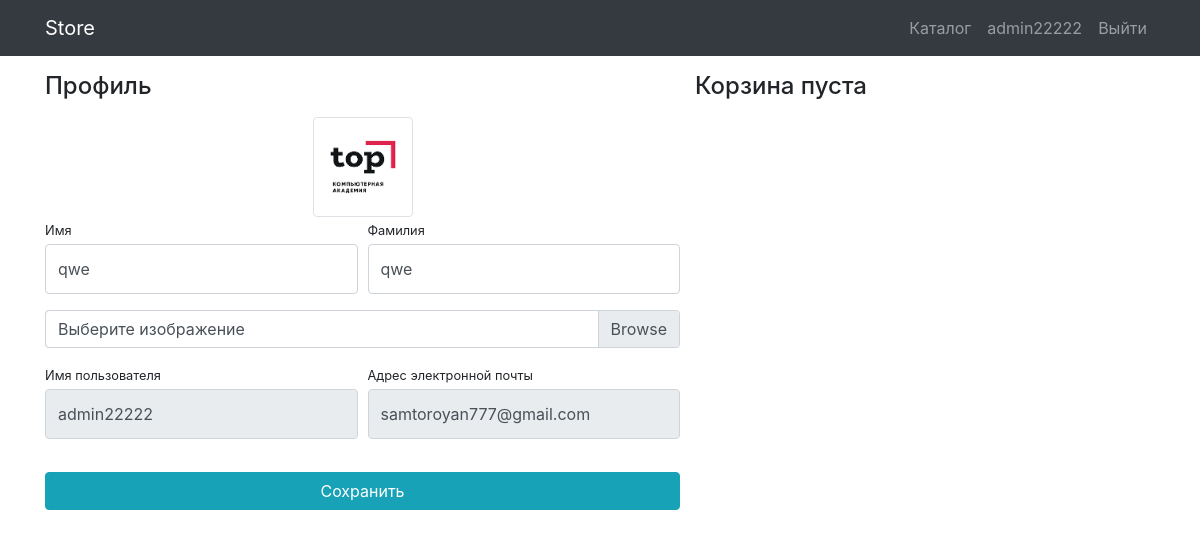
The page /users/profile (signed in) on the database its author committed.
### users/models.py (models this page shows)
class User(AbstractUser):
    image = models.ImageField(upload_to="users_images", blank=True)

### users/views.py (the view)
# urls.py: path('profile', profile, name="profile"),
@login_required
def profile(request):
    if request.method == "POST":
        form = UserProfileForm(data=request.POST, instance=request.user, files=request.FILES)
        if form.is_valid():
            form.save()
            return HttpResponseRedirect(reverse('users:profile'))
        else:
            print(form.errors)
    else:
        form = UserProfileForm(instance=request.user)
    baskets = Basket.objects.filter(user=request.user)
    total_quantity = sum(basket.quantity for basket in baskets)
    total_sum = sum(basket.sum() for basket in baskets)
    context = {
        'form': form,
        'baskets': Basket.objects.filter(user=request.user),
        'total_quantity': total_quantity,
        'total_sum': total_sum
    }
    return render(request, "users/profile.html", context)

### users/forms.py
class UserProfileForm(UserChangeForm):
    username = forms.CharField(widget=forms.TextInput(attrs={'readonly': True, 'class': 'form-control py-4'}))
    email = forms.CharField(widget=forms.EmailInput(attrs={'readonly': True, 'class': 'form-control py-4'}))
    first_name = forms.CharField(widget=forms.TextInput(attrs={'class': 'form-control py-4'}))
    last_name = forms.CharField(widget=forms.TextInput(attrs={'class': 'form-control py-4'}))
    image = forms.ImageField(widget=forms.FileInput(attrs={
        "class": "custom-file-label",
    }))
    class Meta:
        model = User
        fields = ('username', 'email', 'first_name', 'last_name', 'image')

### users/templates/users/profile.html (shortened to what this page needs)
{% extends 'products/base.html' %}
{% load static %}
{% block css %}
    <link href="{% static 'css/profile.css' %}" rel="stylesheet">
{% endblock %}
{% block content %}
    <div class="container">
        <div class="row">
            <div class="col-lg-7">
                <h4 class="mt-3 mb-3">Профиль</h4>
                <div class="col-lg-12 text-center">
                    <img width="100" height="100"
                         src="{% if user.image %}{{ user.image.url }}{% else %}{% static 'vendor/img/users/user.jpg' %}{% endif %}"
                         class="img-thumbnail">
                </div>
                <form action="{% url 'users:profile' %}" method="post" enctype="multipart/form-data">
                    <div class="form-row">
                        <div class="col-lg-6">
                            <div class="form-group">
                                <label class="small mb-1" for="form.first_name.id_for_label">Имя</label>
                                {{ form.first_name }}
                            </div>
                        </div>
                        <div class="col-lg-6">
                            <div class="form-group">
                                <label class="small mb-1" for="form.last_name.id_for_label">Фамилия</label>
                                {{ form.last_name }}
                            </div>
                        </div>
                    </div>
                    <div class="form-row mb-2">
                        <div class="col-lg-12">
                            <div class="custom-file">
                                <label class="custom-file-label" for="{{ form.image.id_for_label }}">Выберите изображение</label>
                            </div>
                        </div>
                    </div>
                    <div class="form-row">
                        <div class="col-lg-6">
                            <label class="small mb-1" for="form.username.id_for_label">Имя пользователя</label>
                            {{ form.username }}
                        </div>
                        <div class="col-lg-6">
                            <label class="small mb-1" for="form.email.id_for_label">Адрес электронной
                                почты</label>
                            {{ form.email }}
                        </div>
                    </div>
                    <div class="form-row">
                        <div class="col-lg-12" style="margin-top: 33px;">
                            <input class="btn btn-info btn-block" type="submit" value="Сохранить">
                        </div>
                    </div>
                </form>
            </div>
            {% include 'products/basket.html' %}
        </div>
    </div>
{% endblock %}

### products/templates/products/base.html (shortened to what this page needs)
{% load static %}
<!DOCTYPE html>
<html lang="en">
<head>
    <link href="{% static 'vendor/bootstrap/css/bootstrap.min.css' %}" rel="stylesheet">
    {% block css %} {% endblock %}
</head>
<body>
<nav class="navbar navbar-expand-lg navbar-dark bg-dark fixed-top">
    <div class="container">
        <a class="navbar-brand" href="{% url 'index' %}">Store</a>
        <div class="collapse navbar-collapse" id="navbarResponsive">
            <ul class="navbar-nav ml-auto">
                <li class="nav-item">
                    <a class="nav-link" href="{% url 'products:index' %}">Каталог  </a>
                </li>
                <li class="nav-item">
                    <a class="nav-link" href="{% url 'users:profile' %}">
                        {% if user.is_authenticated %}
                             {{user.username}}
                        {% else %}
                             Профиль
                        {% endif %}
                    </a>
                </li>
                <li class="nav-item">
                    <a class="nav-link"
                       href="
                       {% if user.is_authenticated %}
                            {% url 'users:logout' %}
                       {% else %}
                            {% url 'users:login' %}
                       {% endif %} ">
                       {% if user.is_authenticated %}
                            Выйти
                       {% else %}
                            Войти
                       {% endif %}
                        </a>
                </li>
            </ul>
        </div>
    </div>
</nav>
{% block content %} {% endblock %}
</body>
</html>

### static/css/profile.css (style rules this page uses)
body { padding-top: 56px; }

### rows shown on the page
User: username "admin22222", image (picture), first_name "qwe", last_name "qwe", email "samtoroyan777@gmail.com"
